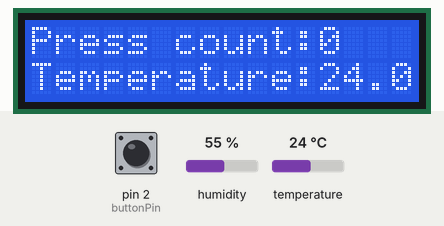
A sketch run on a simulated Arduino Uno, built with avr-gcc and run on an emulated ATmega328P. Parts: 16×2 character LCD. The inputs (shaded band) are chosen by the test bench; at power-on: temperature 24 °C, pin 2 (buttonPin) LOW, humidity 55 %. What the sketch prints to the serial monitor is not drawn.

Above: at 1.2 s.
1.3 s: temperature set to 12 °C
At 3.3 s:
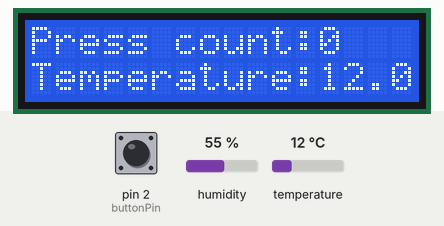
3.6 s: pin 2 (buttonPin) pulled HIGH for 3.2 s
At 6.4 s:
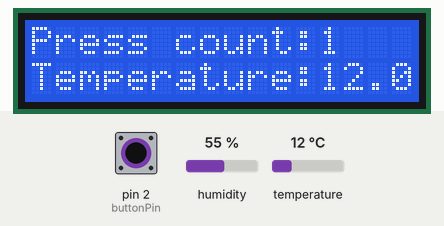
8.3 s: temperature set to 19 °C
At 11.1 s:
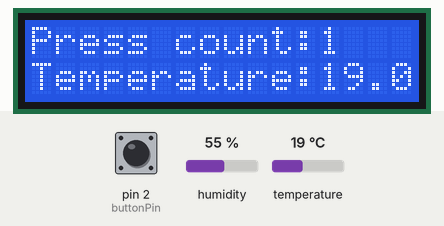
11.8 s: temperature set to 28 °C
At 13.1 s:
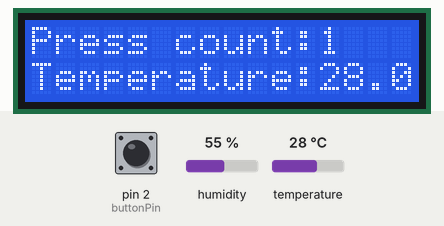
13.8 s: pin 2 (buttonPin) pulled HIGH for 3.2 s
At 16.2 s:
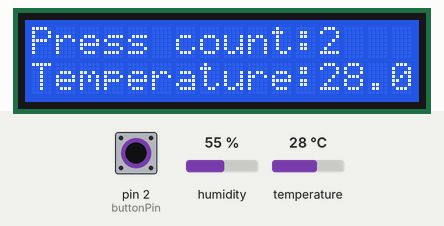
Timing chart, 0 to 17.7 s (numbered marks = the images above; inputs shaded):
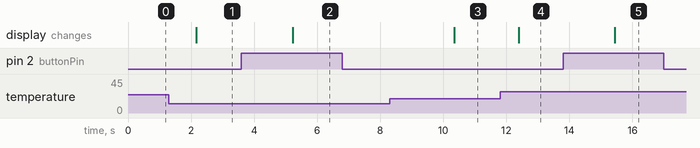

Measured:
- after the input at 1.3 s, the display: changes after 0.87 s (image 1)
- after the input at 3.6 s, the display: changes after 1.6 s (image 2)
- after the input at 8.3 s, the display: changes after 2.0 s (image 3)
- after the input at 11.8 s, the display: changes after 0.59 s (image 4)
- after the input at 13.8 s, the display: changes after 1.6 s (image 5)

The sketch:

Push_Button_Counter.ino
```cpp
#include <DHT.h>
#include <Wire.h>
#include <LiquidCrystal_I2C.h>

const int buttonPin = 2;
const int dhtPin = 7;

DHT dht(dhtPin, DHT11);

LiquidCrystal_I2C lcd(0x27, 16, 2);

int buttonState = 0;
int lastButtonState = 0;
int count = 0;

unsigned long lastDebounceTime = 0;
unsigned long debounceDelay = 50;
void setup() {

  Serial.begin(9600);

  dht.begin();

  pinMode(buttonPin, INPUT);

  lcd.begin(16, 2);
  lcd.setCursor(0, 0);
  lcd.print("Press count: ");
  lcd.setCursor(0, 1);
  lcd.print("Temperature: ");
}

void loop() {

  int reading = digitalRead(buttonPin);

  if (reading != lastButtonState) {
    lastDebounceTime = millis();
  }

  if ((millis() - lastDebounceTime) > debounceDelay) {
    if (reading != buttonState) {
      buttonState = reading;

      if (buttonState == HIGH) {
        count++;  // Increment the counter
        Serial.print("Button pressed ");
        Serial.print(count);
        Serial.println(" times.");
      }
    }
  }


  lastButtonState = reading;

  float temperature = dht.readTemperature();
  float humidity = dht.readHumidity();

  if (isnan(temperature) || isnan(humidity)) {
    Serial.println("Failed to read from DHT sensor!");
    return;
  }


  lcd.setCursor(12, 0);
  lcd.print(count);

  lcd.setCursor(12, 1);
  lcd.print(temperature);
  lcd.print(" C");


  Serial.print("Temperature: ");
  Serial.print(temperature);
  Serial.print(" C, Humidity: ");
  Serial.print(humidity);
  Serial.println(" %");


  delay(1000);
}
```
